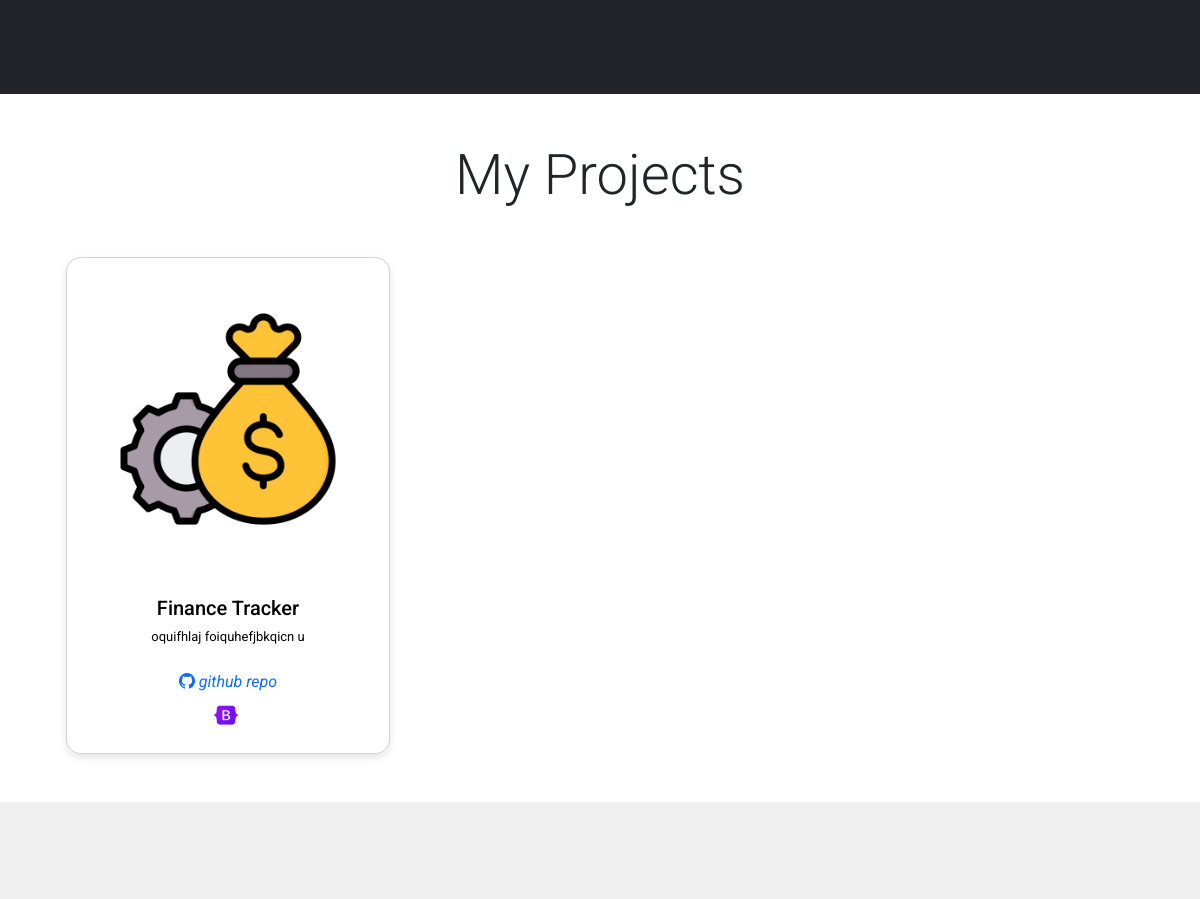
The app's page / (middle part), older data.
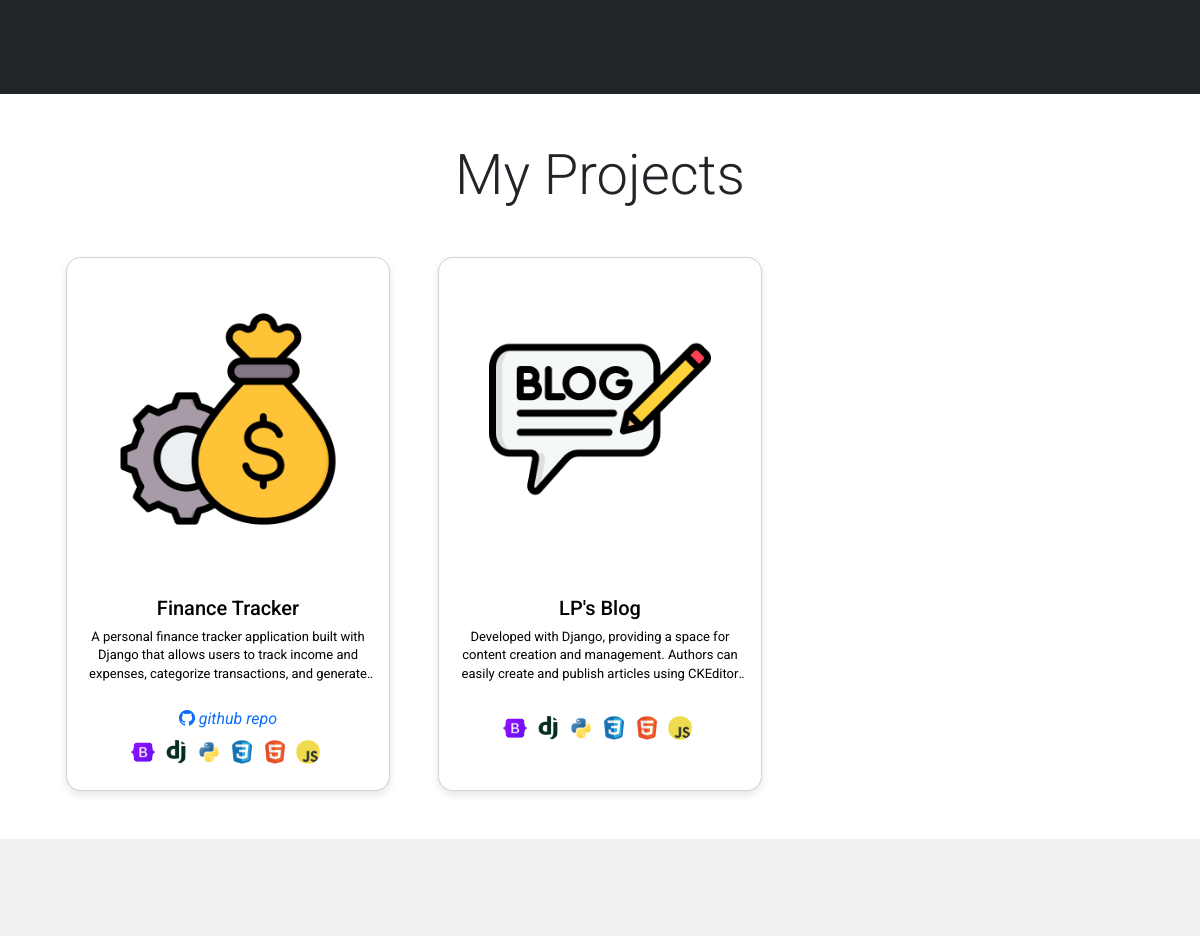
The same page, newer data.
### portfolio/models.py (models this page shows, shortened)
class Project(models.Model):
    title = models.CharField(max_length=200)
    description = models.TextField()
    image = models.ImageField(upload_to='project_images/', blank=True, null=True)
    github = models.URLField(blank=True, null=True)
    technologies = models.ManyToManyField(Technology, blank=True, help_text="Technology used in this project")
    TYPES = (
        ('FINANCE', 'Fiinance Tracker'),
        ('BLOG', 'Personal Blog'),
        ('WORKER_MANAGEMENT', 'Contract Worker Management'),
        ('PORTFOLIO_SITE', 'Portfolio Site'),
        ('OTHER', 'Other')
        )
    type = models.CharField(max_length=50,
                  choices=TYPES,
                  default="OTHER")

class Technology(models.Model):
    name = models.CharField(max_length=100, unique=True, help_text="Name of the technology (e.g., Python, Django)")
    icon = models.ImageField(upload_to='technology_icons/', blank=True, null=True)
    class Meta:
        verbose_name_plural = "Technologies"

### portfolio/views.py (the view)
# urls.py: path('', views.finance_tracker_home, name='home'),
def home(request):
    projects = Project.objects.all() # Get all prpjects from database
    return render(request, 'portfolio/index.html', {'projects': projects}) # Renders the index.html template and pass the projects to the template

### portfolio/templates/portfolio/index.html (shortened to what this page needs)
{% extends 'portfolio/base.html' %}
{% load static %}
{% block content %}
<header>
    {% include 'portfolio/components/hero_banner.html' %}
</header>
<section id="projects-section">
    {% include 'portfolio/components/project_card.html' %}
</section>
<section id="about-me" class="about-banner">
</section>
{% endblock %}

### portfolio/templates/portfolio/base.html (shortened to what this page needs)
{% load static %}
<!DOCTYPE html>
<html lang="en" > {% comment %}  data-bs-theme="dark" {% endcomment %}
    <head>
        <link href="https://cdn.jsdelivr.net/npm/bootstrap@5.3.3/dist/css/bootstrap.min.css" rel="stylesheet">
        <link rel="stylesheet" href="https://cdn.jsdelivr.net/npm/bootstrap-icons@1.10.5/font/bootstrap-icons.css">
        <link rel="stylesheet" href="{% static 'css/main.css' %}" />
    </head>
  <body>
        <main id="body">
            {% block content %}
            {% endblock %}
        </main>
    </body>
</html>

### portfolio/templates/portfolio/components/hero_banner.html (shortened to what this page needs)
{% load static %}
<div class="container-fuid bg-dark text-light min-vh-75 mt-5">
    <div class="container col-xxl-8 px-4 py-5">
        <div class="row flex-lg-row-reverse align-items-center g-5 py-5">
        </div>
    </div>
</div>

### portfolio/templates/portfolio/components/project_card.html (shortened to what this page needs)
<div class="container mb-5">
        <h1 class="display-4 text-center m-5">My Projects</h1>
        <div class="row row-cols-sm-1 row-cols-md-2 row-cols-lg-3 g-5 mb-4 mx-auto">  {% if projects %}
            {% for project in projects %}
                <div class="col text-center">
                    <div id="project-card" class="card h-100">
                        <a href="{% url 'portfolio:project_redirect' pk=project.pk %}">
                            {% if project.image %}
                                <img id="project-img" src="{{ project.image.url }}" class="card-img-top" alt="{{ project.title }}">
                            {% endif %}
                            <div id="pc-body" class="card-body">
                                <h5 id="pc-title" class="card-title">{{ project.title }}</h5>
                                <p id="project-description" class="card-text">{{ project.description }}</p>
                            </div>
                            <div class="mb-2">
                                {% if project.github %}
                                    <a href="{{ project.github }}" target="blank" class="text-decoration-none">
                                        <i class="bi bi-github"> github repo</i>
                                    </a>
                                {% endif %}
                            </div>
                            <div class="technologies mb-3">
                                {% for technology in project.technologies.all %}
                                    <img src="{{ technology.icon.url }}" alt="{{ technology.name }} icon" title="{{ technology.name }}" class="technology-icon">
                                {% endfor %}
                            </div>
                        </div>
                </div>
            {% endfor %}
        {% else %}
        <p>No projects added yet.</p>
        {% endif %}
    </div>
</div>

### portfolio/templates/portfolio/components/about.html (shortened to what this page needs)
{% load static %}

### static/css/main.css (style rules this page uses)
body { display: flex; flex-direction: column; margin: 0; font-family: 'Roboto', sans-serif; min-height: 100vh; }
main { flex: 1; }
#projects-section { scroll-margin-top: 100px; }
#project-card { display: flex; border-radius: 15px; margin-bottom: 10px; flex-direction: column; align-items: center; text-align: center; box-shadow: 0 4px 8px rgba(0, 0, 0, 0.1); transition: transform 0.3s ease, box-shadow 0.3s ease; }
#project-card a { text-decoration: none; }
#project-img { padding: 50px; }
#pc-body { display: flex; flex-direction: column; align-items: center; text-align: center; }
#pc-title { margin-bottom: 0.5rem; color: black; }
#project-description { margin-bottom: 0.5rem; color: black; font-size: small; }
#pc-body .card-text { overflow: hidden; text-overflow: ellipsis; display: -webkit-box; -webkit-line-clamp: 3; line-clamp: 3; -webkit-box-orient: vertical; line-height: 1.4em; max-height: 4.2em; }
.technology-icon { width: 24px; height: 24px; margin-right: 5px; vertical-align: middle; border-radius: 50%; }
#about-me { scroll-margin-top: 50px; }
.about-banner { min-height: 75vh; padding: 100px 20px; background-color: #f0f0f0; }

Row changes from the older to the newer data that the page shows:
changed Project "Finance Tracker": description "oquifhlaj foiquhefjbkqicn u" → "A personal finance tracker application built with Django that allows users to track income and expenses, categorize transactions, and…"
added Technology: icon (picture)
added Technology: icon (picture)
added Technology: icon (picture)
added Technology: icon (picture)
added Technology: icon (picture)
added Project: image (picture), title "LP's Blog", description "Developed with Django, providing a space for content creation and management. Authors can easily create and publish articles using…", Technology (icon (picture))
